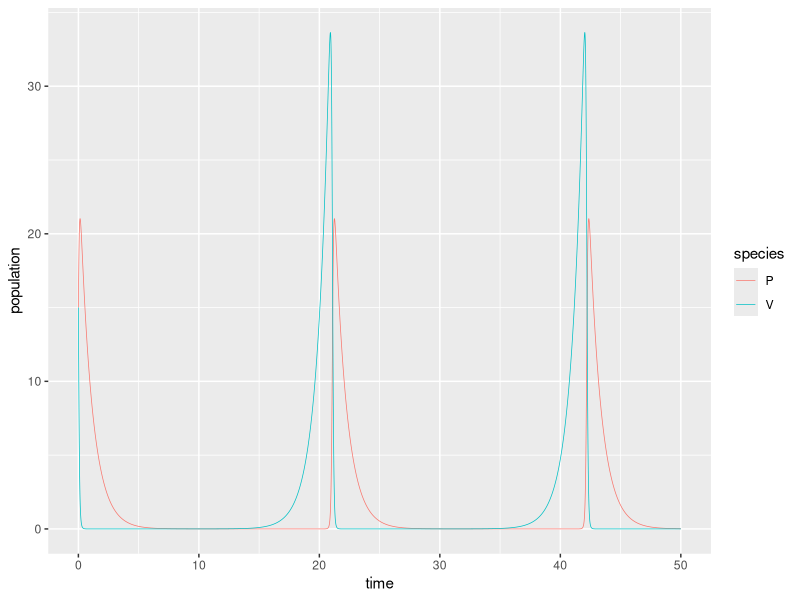

The R source for this figure:
## ---- chunk 1
#| message: false
#| warning: false
# load libraries ----
library(tidyverse)
library(deSolve)
library(kableExtra)
## ---- chunk 2
# Create a sequence of times (days) ----
time <- seq(from = 0, to = 50, by = 0.01)

# Set some parameter values (these can change - keep it in mind) ----
parameters <- c(r = 1, alpha = 0.8, beta = 0.5, q = 1)

# Set the initial condition (prey and predator populations at t = 0) ----
# Recall: V = prey, P = predator
init_cond <- c(V = 15, P = 15)

# Prepare the series of differential equations as a function ----
lv_equations <- function(time, init_cond, parameters) {
  with(as.list(c(init_cond, parameters)), {
    dVdt = r * V - alpha * V * P
    dPdt = beta * V * P - q * P
    return(list(c(dVdt, dPdt)))
  })
}

# Find the approximate the solution using `deSolve::ode()` ----
approx_lv <- ode(y = init_cond, 
                 times = time, 
                 func = lv_equations, 
                 parms = parameters)

# Check the class ----
class(approx_lv)

# We really want this to be a data frame, AND we want both prey (V) and predator (P) to be in the same column -- we'll learn why in EDS 221 (tidy data) ----
approx_lk_df <- data.frame(approx_lv) |> 
  pivot_longer(cols = c(V, P), names_to = "species", values_to = "population")

# Plot it ----
ggplot(data = approx_lk_df, aes(x = time, y = population)) +
  geom_line(aes(color = species), linewidth = 0.25)
